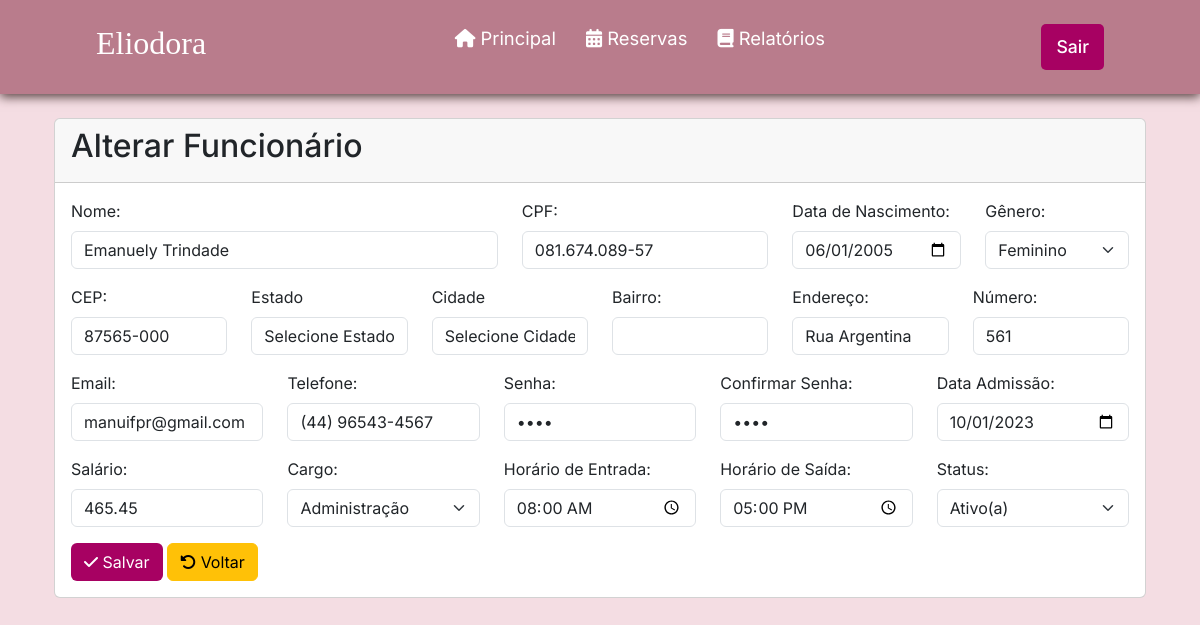
Page /alterarFuncionario.php?id=27 (signed in) on the earlier database version.
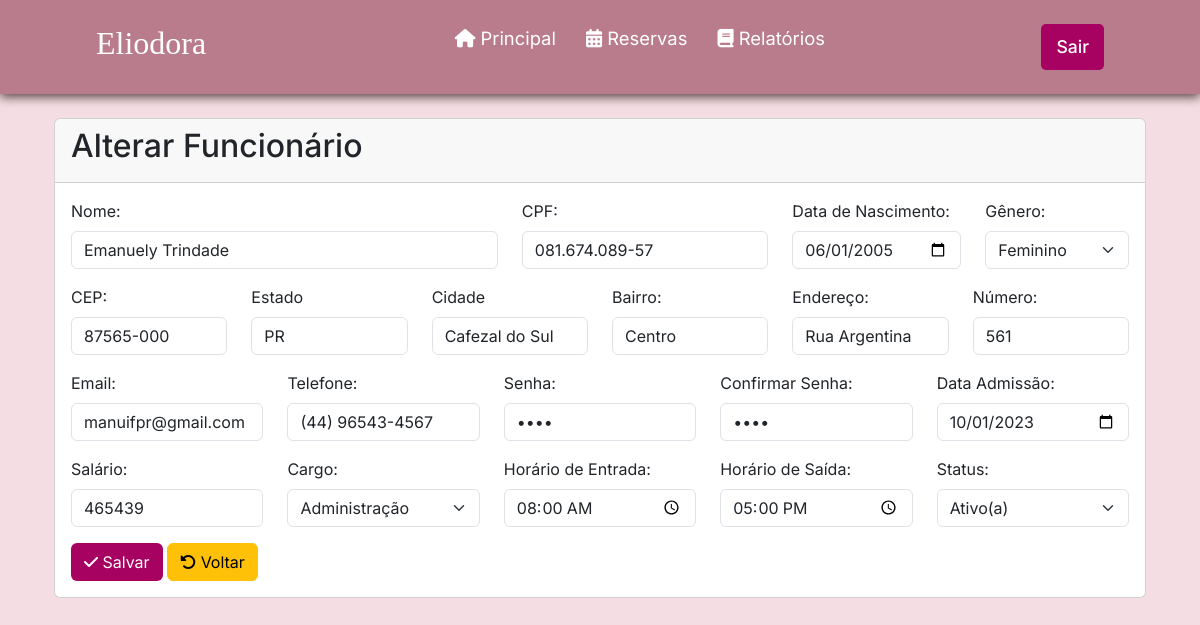
Same page on the later database version.
### tables this page shows
CREATE TABLE `funcionario` (
  `id` int(11) NOT NULL,
  `status` int(1) NOT NULL DEFAULT 1,
  `nome` varchar(100) NOT NULL,
  `cpf` varchar(15) NOT NULL,
  `dataNascimento` date NOT NULL,
  `genero` varchar(1) NOT NULL,
  `estado` varchar(100) NOT NULL,
  `cidade` varchar(100) NOT NULL,
  `bairro` varchar(100) NOT NULL,
  `endereco` varchar(100) NOT NULL,
  `numeroEndereco` int(11) NOT NULL,
  `cep` varchar(15) NOT NULL,
  `email` varchar(45) NOT NULL,
  `telefone` varchar(45) NOT NULL,
  `senha` varchar(100) NOT NULL,
  `confirma` varchar(100) NOT NULL,
  `dataAdmissao` date NOT NULL,
  `salario` double NOT NULL,
  `cargo` varchar(45) NOT NULL,
  `horarioEntrada` time NOT NULL,
  `horarioSaida` time NOT NULL
);

### alterarFuncionario.php (the view, shortened to what this page needs)
<?php
$conexao = mysqli_connect('127.0.0.1', 'root', '', 'tcc');
$sql = "SELECT * from funcionario where id = " . $_GET['id'];
$resultado = mysqli_query($conexao, $sql);
$linha = mysqli_fetch_array($resultado);
?>
<?php require_once("cabecalho.php"); ?>
<div class="container p-4">
  <div class="card">
    <div class="card-header">
      <h2>Alterar Funcionário</h2>
    </div>
    <div class="card-body">
      <form method="post">
        <div class="row">
          <div class="mb-3 col-md-5">
            <label for="nome" class="form-label">Nome:</label>
            <input type="text" class="form-control" name="nome" value="<?= $linha['nome'] ?>">
          </div>
          <div class="mb-3 col-md-3">
            <label for="cpf" class="form-label">CPF:</label>
            <input type="text" class="form-control" name="cpf" id=cpf value="<?= $linha['cpf'] ?>">
          </div>
          <div class="mb-3 col-md">
            <label for="dataNascimento" class="form-label">Data de Nascimento:</label>
            <input name="dataNascimento" type="date" class="form-control" value="<?= $linha['dataNascimento'] ?>">
          </div>
          <div class="mb-3 col-md">
            <label for="genero" class="form-label">Gênero:</label>
            <select name="genero" class="form-select" aria-label="Default select example">
              <option value="F" <?= ($linha['genero'] == "F") ? "selected" : "" ?>>Feminino</option>
            </select>
          </div>
        </div>
        <div class="row">
        <div class="mb-3 col-md">
            <label for="cep" class="form-label">CEP:</label>
            <input name="cep" type="text" class="form-control" value="<?= $linha['cep'] ?>" required
              pattern="\d{5}-?\d{3}">
          </div>
          <div class="mb-3 col-md">
            <label for="estado" class="form-label">Estado</label>
            <input name="estado" id="uf" class="form-control" value="<?= $linha['estado'] ?>">
          </div>
          <div class="mb-3 col-md">
            <label for="cidade" class="form-label">Cidade</label>
            <input name="cidade" id="cidade" value="<?= $linha['cidade'] ?>" class="form-control">
          </div>
          <div class="mb-3 col-md">
            <label for="bairro" class="form-label">Bairro:</label>
            <input name="bairro" type="text" class="form-control" id="bairro" value="<?= $linha['bairro'] ?>">
          </div>
          <div class="mb-3 col-md">
            <label for="endereco" class="form-label">Endereço:</label>
            <input name="endereco" type="text" class="form-control" value="<?= $linha['endereco'] ?>">
          </div>
          <div class="mb-3 col-md">
            <label for="numeroEndereco" class="form-label">Número:</label>
            <input name="numeroEndereco" type="number" class="form-control" value="<?= $linha['numeroEndereco'] ?>">
          </div>
        </div>
        <div class="row">
          <div class="mb-3 col-md">
            <label for="email" class="form-label">Email:</label>
            <input name="email" type="email" class="form-control" value="<?= $linha['email'] ?>">
          </div>
          <div class="mb-3 col-md">
            <label for="telefone" class="form-label">Telefone:</label>
            <input name="telefone" type="text" class="form-control" value="<?= $linha['telefone'] ?>">
          </div>
          <div class="mb-3 col-md">
            <label for="senha" class="form-label">Senha:</label>
            <input name="senha" type="password" class="form-control" value="<?= $linha['senha'] ?>"
              onchange='confereSenha();'>
          </div>
          <div class="mb-3 col-md">
            <label for="confirma" class="form-label">Confirmar Senha:</label>
            <input name="confirma" type="password" class="form-control" id="confirma" value="<?= $linha['senha'] ?>"
              onchange='confereSenha();' placeholder="Repita sua senha">
          </div>
          <div class="mb-3 col-md">
            <label for="dataAdmissao" class="form-label">Data Admissão:</label>
            <input name="dataAdmissao" type="date" class="form-control" value="<?= $linha['dataAdmissao'] ?>">
          </div>
        </div>
        <div class="row">
          <div class="mb-3 col-md">
            <label for="salario" class="form-label">Salário:</label>
            <input name="salario" type="text" class="form-control" id="salario" value="<?= $linha['salario'] ?>">
          </div>
          <div class="mb-3 col-md">
            <label for="cargo" class="form-label">Cargo:</label>
            <select name="cargo" class="form-select" aria-label="Default select example" id="cargo"
              value="<?= $linha['cargo'] ?>">
              <option value="Administração" <?= ($linha['cargo'] == 'Administração') ? 'selected' : '' ?>>Administração
              </option>
            </select>
          </div>
          <div class="mb-3 col-md">
            <label for="horarioEntrada" class="form-label">Horário de Entrada:</label>
            <input name="horarioEntrada" type="time" class="form-control" value="<?= $linha['horarioEntrada'] ?>">
          </div>
          <div class="mb-3 col-md">
            <label for="horarioSaida" class="form-label">Horário de Saída:</label>
            <input name="horarioSaida" type="time" class="form-control" value="<?= $linha['horarioSaida'] ?>">
          </div>
          <div class="mb-3 col-md">
                            <label for="status" class="form-label">Status:</label>
                            <select name="status" id="status" class="form-select">
                                <option value="1" <?= ($linha['status'] == '1') ? 'selected' : '' ?>>Ativo(a)</option>
                               </select>
                        </div>
          </div>
        <button name="salvar" type="submit" class="btn" style="background-color: #a70162; color: #fff"><i
            class="fa-solid fa-check"></i> Salvar</button>
        <a href="listarFuncionario.php" type="submit" class="btn btn-warning"><i
            class="fa-solid fa-rotate-left"></i></i> Voltar</a>
      </form>
    </div>
    </body>
    </html>

### cabecalho.php (shortened to what this page needs)
<!DOCTYPE html>
<html lang="pt-br">
<head>
<link href="https://cdn.jsdelivr.net/npm/bootstrap@5.3.0-alpha3/dist/css/bootstrap.min.css"
rel="stylesheet">
</head>
<body>

### css/style.css (style rules this page uses)
* { padding: 0; margin: 0; font-family: 'Inter', sans-serif; }
body { background-color: #f4dde3; }
header { background-color: #b97c8c; box-shadow: 0px 3px 10px #563f3f; }
.nav-bar { display: flex; justify-content: space-between; padding: 1.5rem 6rem; }
.logo { display: flex; align-items: center; }
.logo h2 { color: #fff; }
.nav-list { display: flex; align-items: center; }
.nav-list ul { display: flex; justify-content: center; list-style: none; }
.nav-item { margin: 0 15px; }
.nav-link { text-decoration: none; font-size: 1.15rem; color: #ffffff; font-weight: 400; }
.login-button button { border: none; padding: 10px 15px; border-radius: 5px; background-color: #a70162; }
.login-button button a { text-decoration: none; color: #fff; font-weight: 500; font-size: 1.1rem; }

Differences in the rows shown:
changed funcionario "Emanuely Trindade": estado "Selecione Estado" → "PR"; cidade "Selecione Cidade" → "Cafezal do Sul"; bairro (not shown) → "Centro"; salario "465.45" → "465439"
